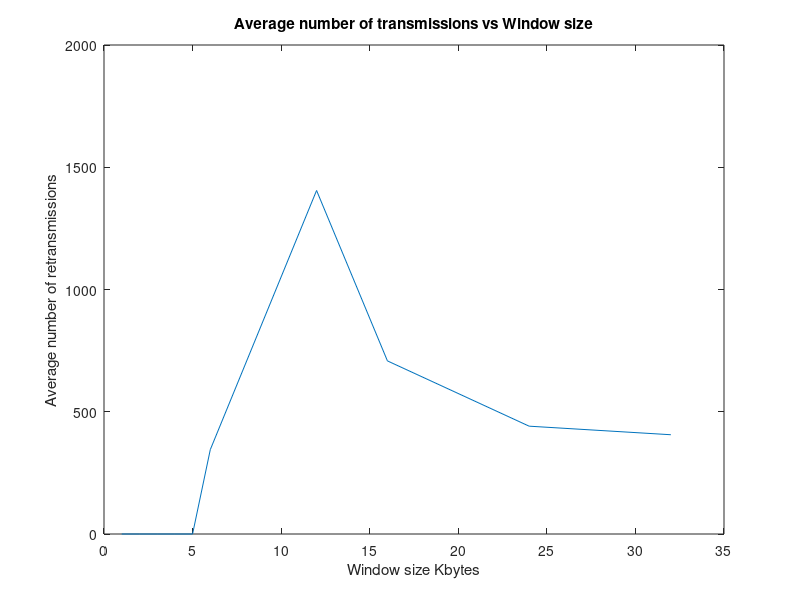
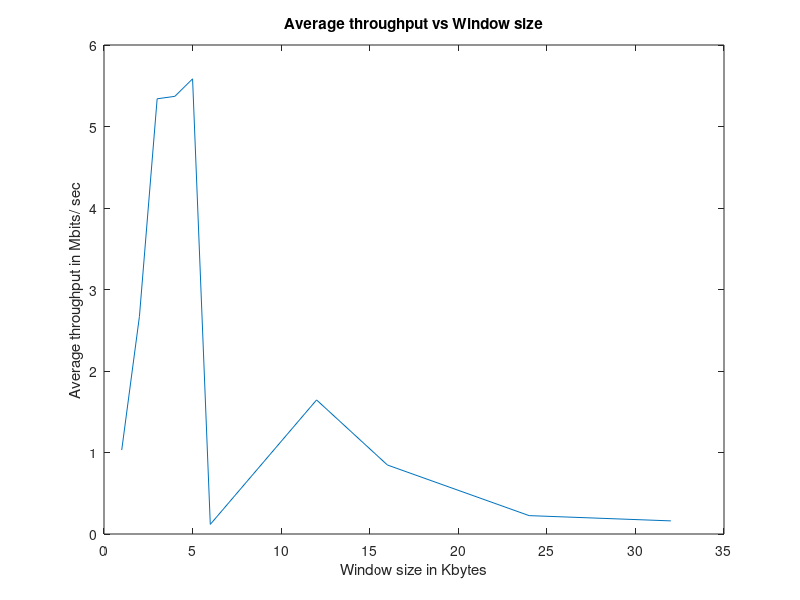

Here is the MATLAB script that generated these plots, in order:
%setting the window size values
window_size = [1 2 3 4 5 6 12 16 24 32];
%setting the average retransmissions values
avg_retr = [0 0 0 0 0 345 1405 708 441 406];
%setting the average throughput values
avg_throughput = [1.03 2.67 5.34 5.37 5.585 0.118 1.645 ...
    0.8465 0.2255 0.161];

%plotting average retransmissions vs window size	
figure
plot(window_size, avg_retr)
xlabel("Window size Kbytes");
ylabel("Average number of retransmissions");
title("Average number of transmissions vs Window size");
%plotting average throughput vs window size
figure
plot(window_size, avg_throughput)
xlabel("Window size in Kbytes");
ylabel("Average throughput in Mbits/ sec");
title("Average throughput vs Window size");